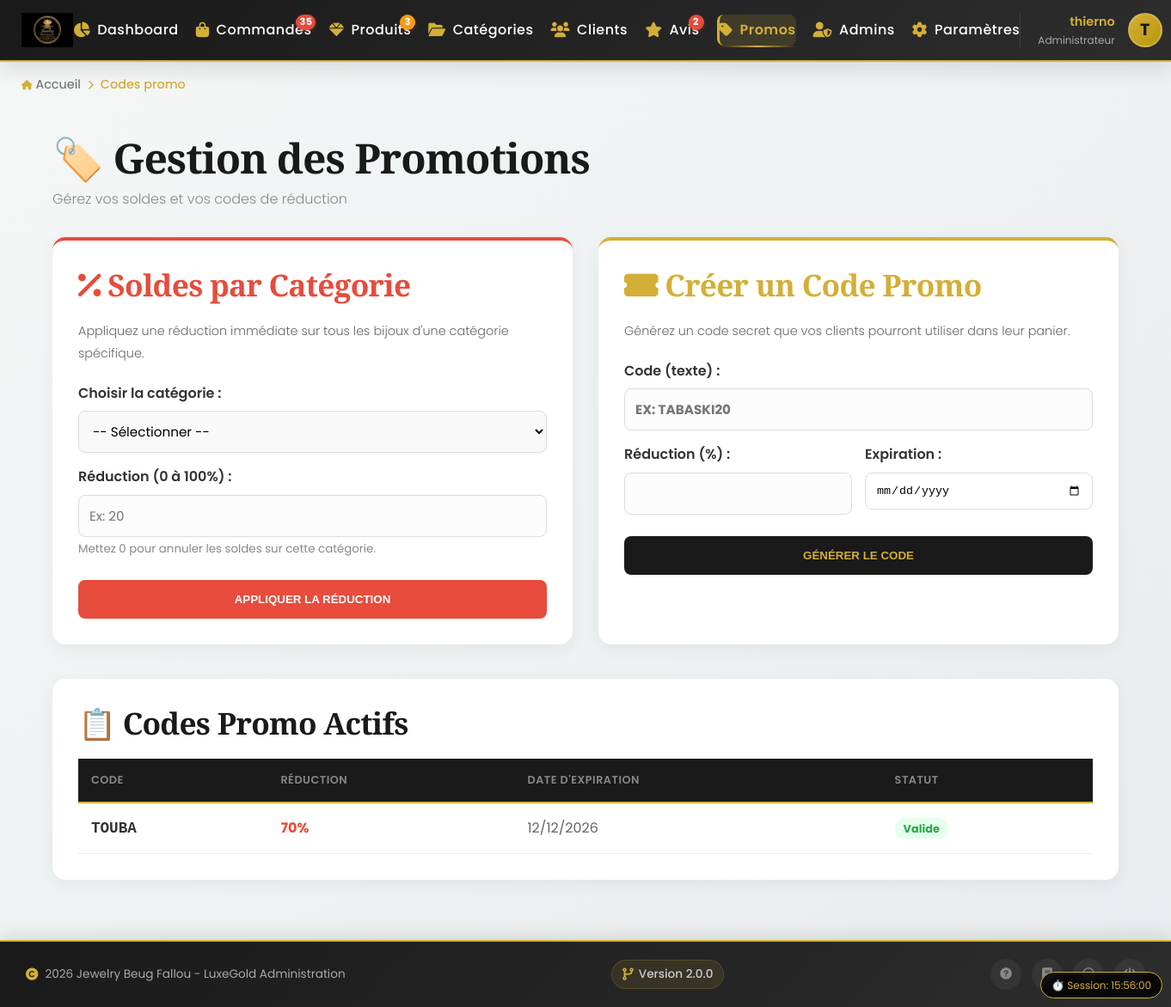
The app's page /admin/promos.php (signed in) with its own data.
### tables this page shows
CREATE TABLE `parametres` (
  `id` int(11) NOT NULL DEFAULT 1,
  `nom_boutique` varchar(100) NOT NULL,
  `telephone_whatsapp` varchar(20) NOT NULL,
  `email_contact` varchar(150) DEFAULT NULL,
  `adresse_boutique` text DEFAULT NULL,
  `logo_filename` varchar(255) DEFAULT 'logo.png',
  PRIMARY KEY (`id`)
);

CREATE TABLE `codes_promo` (
  `id` int(11) NOT NULL AUTO_INCREMENT,
  `code` varchar(50) NOT NULL,
  `reduction` int(11) NOT NULL,
  `date_expiration` date NOT NULL,
  `created_at` timestamp NOT NULL DEFAULT current_timestamp(),
  PRIMARY KEY (`id`),
  UNIQUE KEY `code` (`code`)
);

### admin/promos.php (the view, shortened to what the rows shown need)
<?php
require_once '../config/db.php';
include 'includes/admin_header.php';
?>
<main style="padding: 30px; max-width: 1300px; margin: 0 auto; font-family: 'Poppins', sans-serif;">
    <div style="display: flex; justify-content: space-between; align-items: center; margin-bottom: 30px;">
        <div>
            <h2 style="margin: 0; font-family: 'Playfair Display', serif;">🏷️ Gestion des Promotions</h2>
        </div>
    </div>
    <div style="background: white; padding: 30px; border-radius: 15px; box-shadow: 0 5px 20px rgba(0,0,0,0.05);">
        <table style="width: 100%; border-collapse: collapse; text-align: left;">
            <thead>
                <tr style="background: #1a1a1a; color: #d4af37;">
                    <th style="padding: 15px;">Code</th>
                    <th style="padding: 15px;">Réduction</th>
                    <th style="padding: 15px;">Date d'expiration</th>
                    <th style="padding: 15px;">Statut</th>
                </tr>
            </thead>
            <tbody>
                <?php
                try {
                    $stmtListe = $pdo->query("SELECT * FROM codes_promo ORDER BY id DESC");
                    if ($stmtListe->rowCount() == 0) {
                        echo "<tr><td colspan='4' style='padding: 30px; text-align: center; color: #888;'>Aucun code promo créé.</td></tr>";
                    } else {
                        $dateDuJour = date('Y-m-d');
                        while ($row = $stmtListe->fetch()) {
                            $estExpire = ($row['date_expiration'] < $dateDuJour);
                            $badgeStatut = $estExpire
                                ? "<span style='background: #ffe6e6; color: #dc3545; padding: 4px 10px; border-radius: 12px; font-size: 0.8rem; font-weight: bold;'>Expiré</span>"
                                : "<span style='background: #e6ffed; color: #28a745; padding: 4px 10px; border-radius: 12px; font-size: 0.8rem; font-weight: bold;'>Valide</span>";
                            echo "<tr style='border-bottom: 1px solid #eee;'>";
                            echo "<td style='padding: 15px; font-weight: bold; font-family: monospace; font-size: 1.1rem;'>" . htmlspecialchars($row['code']) . "</td>";
                            echo "<td style='padding: 15px; color: #e74c3c; font-weight: bold;'>" . htmlspecialchars($row['reduction']) . "%</td>";
                            echo "<td style='padding: 15px; color: #666;'>" . date('d/m/Y', strtotime($row['date_expiration'])) . "</td>";
                            echo "<td style='padding: 15px;'>" . $badgeStatut . "</td>";
                            echo "</tr>";
                        }
                    }
                } catch (PDOException $e) {
                    echo "<tr><td colspan='4' style='padding: 30px; text-align: center; color: #888;'>Erreur SQL : " . htmlspecialchars($e->getMessage()) . "</td></tr>";
                }
                ?>
            </tbody>
        </table>
    </div>
</main>
<?php include 'includes/admin_footer.php'; ?>

### admin/includes/admin_header.php (shortened to what the rows shown need)
<!DOCTYPE html>
<html lang="fr">
<head>
    <link rel="stylesheet" href="https://cdnjs.cloudflare.com/ajax/libs/font-awesome/6.0.0/css/all.min.css">
    <link rel="stylesheet" href="../assets/css/admin.css">
    <link rel="stylesheet" href="../assets/css/style.css">
</head>
<body>
    <div class="admin-navbar">
        <div class="nav-container">
            <div class="nav-logo">
            <img src="../assets/img/<?= htmlspecialchars($config_site['logo_filename'] ?? 'logo.png') ?>" alt="<?= htmlspecialchars($config_site['nom_boutique'] ?? 'Jewelry Beug Fallou') ?>" style="height: 40px; width: auto;">            </div>
        </div>
    </div>

### admin/includes/admin_footer.php (shortened to what the rows shown need)
<footer class="admin-footer">
    <div class="footer-container">
        <div class="footer-copyright">
            <i class="fas fa-copyright"></i>
            <span><?= date('Y') ?> <?= htmlspecialchars($config_site['nom_boutique'] ?? 'Jewelry Beug Fallou') ?> - LuxeGold Administration</span>
        </div>
    </div>
</footer>
</body>
</html>

### records on screen
parametres: logo_filename (picture), nom_boutique "Jewelry Beug Fallou"
codes_promo: code "TOUBA", reduction "70", date_expiration "12/12/2026", shows "Valide"

### other values on screen
$pendingOrders "35"
$lowStock "3"
$pendingAvis "2"
$admin_nom "thierno"
$initial "T"
$page_title "Codes promo"
